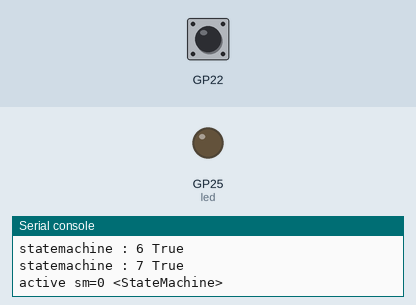
The program below on a simulated Raspberry Pi Pico running MicroPython. Parts: output pins drawn as LEDs (lit = HIGH), the last lines printed to the serial console. Dashed ring = blinking. The inputs (shaded band) are chosen by the test bench; at power-on: GP22 HIGH.

Above: at 1.2 s.
1.3 s: GP22 pulled LOW for 1 s
At 1.7 s:
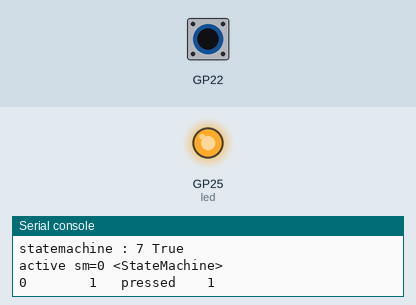
3.8 s: GP22 pulled LOW for 0.15 s
At 4.4 s:
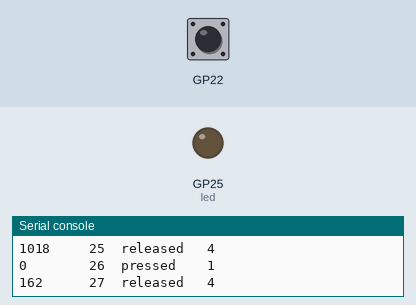
5.4 s: GP22 driven LOW
At 5.7 s:
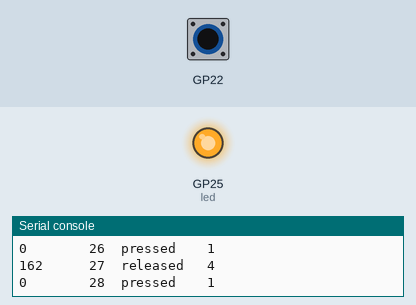
8.4 s: GP22 driven HIGH
At 8.9 s:
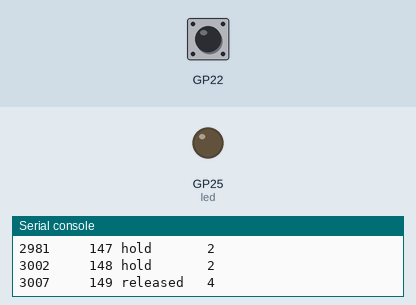
9.9 s: GP22 pulsed LOW 5 times (0.12 s each, 0.3 s apart)
At 9.96 s:
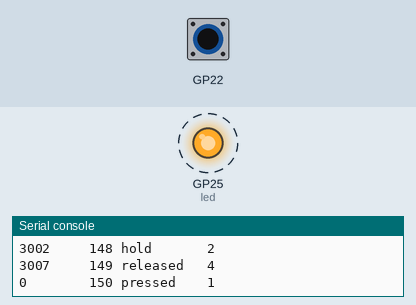
Timing chart, 0 to 12.9 s (numbered marks = the images above; inputs shaded):
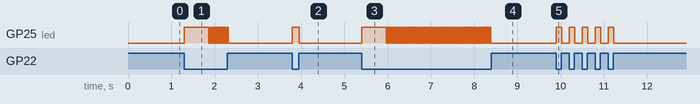

Measured:
- after the input at 1.3 s, GP25 (led): LOW → HIGH at once, then repeats every 0.04 s: LOW 0.02 s, HIGH 0.02 s, until it stays LOW from 2.3 s
- after the input at 3.8 s, GP25 (led): LOW → HIGH at once, → LOW 0.16 s later
- after the input at 5.4 s, GP25 (led): LOW → HIGH at once, then repeats every 0.04 s: LOW 0.02 s, HIGH 0.02 s
- after the input at 8.4 s, GP25 (led): stops changing and stays LOW
- after the input at 9.9 s, GP25 (led): alternates HIGH for 0.13 s and LOW for 0.17 s, 10 changes in all, then stays LOW, starting at once

The program:

HoldButton.py
```python
from machine import Pin
import rp2


@rp2.asm_pio(set_init=rp2.PIO.IN_HIGH,sideset_init=rp2.PIO.OUT_HIGH)
def touchDetect():
    wrap_target()
    wait(0, pin, 0)

    set(y,1)                # publish state pushed
    in_(y,32)
    push(y)
    irq(rel(0))

    set(x,31)               # modify x to change the hold detection duration
    label('loop')

    in_(pins,1)
    mov(y,isr)
    jmp(y_dec,'released')
    jmp(x_dec,'loop') [31]  # modify delay to change the hold detection duration

    set(y,2)                # publish state hold
    in_(y,32)
    push(y)
    irq(rel(0))

    set(x,0)                # set hold interrupt frequency
    jmp('loop')             # if hold irq should be continued. comment if only one hold interrupt needed
    label('released')
    wait(1, pin, 0)         # wait for state high

    set(y,4)                # publish state released
    in_(y,32)
    push(y)
    irq(rel(0))

    wrap()


def ResetStatemachines():
    for i in range(0,8):
        try:
            print(f"statemachine : {i} {rp2.StateMachine(i).active()}")
            rp2.StateMachine(i).active(0)
        except ValueError as e:
            print(f"cannot stop statemachine {i}  {e}")
            pass

    rp2.PIO(0).remove_program() # reset all
    rp2.PIO(1).remove_program() # reset all
    rp2.PIO(0).irq(None)
    rp2.PIO(1).irq(None)
    for i in range(0,8):
        try:
            rp2.StateMachine(i).irq(None)
        except ValueError as e :
            pass
            print(f"cannot remove irq for statemachine {i} {e}")

class HoldButton:
    stateMachineIndex = 0
    Pressed = const(1)
    Hold = const(2)
    Released = const(4)

    def __init__(self, pin : int | Pin, callback = None):
        self.callback = callback
        self.eventCounter = 0
        self.touchDetectRef = self.TouchDetect

        if( type(pin) is int):
            self.pin = Pin(pin,Pin.IN,Pin.PULL_UP)
        elif( type(pin) is Pin):
            self.pin = pin
        else:
            raise ValueError(f"pin must be of type int or Pin : {type(pin)}")

        if( HoldButton.stateMachineIndex > 7):
            raise ValueError(f"only 8 buttons are supported because of 8 statemachines.")


        self.sm = rp2.StateMachine(HoldButton.stateMachineIndex,touchDetect,in_base=self.pin, freq=2000)

        self.sm.active(1)
        self.sm.irq(self.touchDetectRef,trigger=1, hard=False)
        print(f"active sm={HoldButton.stateMachineIndex} {self.sm}")
        HoldButton.stateMachineIndex +=1

    def TouchDetect(self,sm):

        if( self.sm.rx_fifo()== 0 ):
            print(f"no msg {self.sm} {sm}")
            return

        buttonState = self.sm.get()

        self.eventCounter += 1

        if( self.callback != None):
            self.callback(self,buttonState)
            return

    def Stop(self):
        self.sm.active(0)
        self.sm.irq(None)

    @staticmethod
    def Reset(firstStateMachine):
        HoldButton.stateMachineIndex = firstStateMachine
        ResetStatemachines()


if __name__ == '__main__':
    import time
    HoldButton.Reset(0)
    led = Pin("LED",Pin.OUT)


    def ButtonEvent(button, buttonState):
        global start
        f = "unknown"
        if( buttonState == HoldButton.Pressed):
            start = time.ticks_ms()
            led(1)
            f = "pressed"
        elif( buttonState == HoldButton.Hold):
            led.toggle()
            f = "hold"
        elif( buttonState == HoldButton.Released):
            led(0)
            f = "released"

        print(f"{time.ticks_ms()-start:<8} {button.eventCounter:<3} {f:<10} {buttonState}")

# press the button, led is on
# hold button, led flickers
# release button led is off.
# Nice side effect: There seems to be no bouncing if switched.

    button1 = HoldButton(22,ButtonEvent)
    time.sleep(3600)
```
